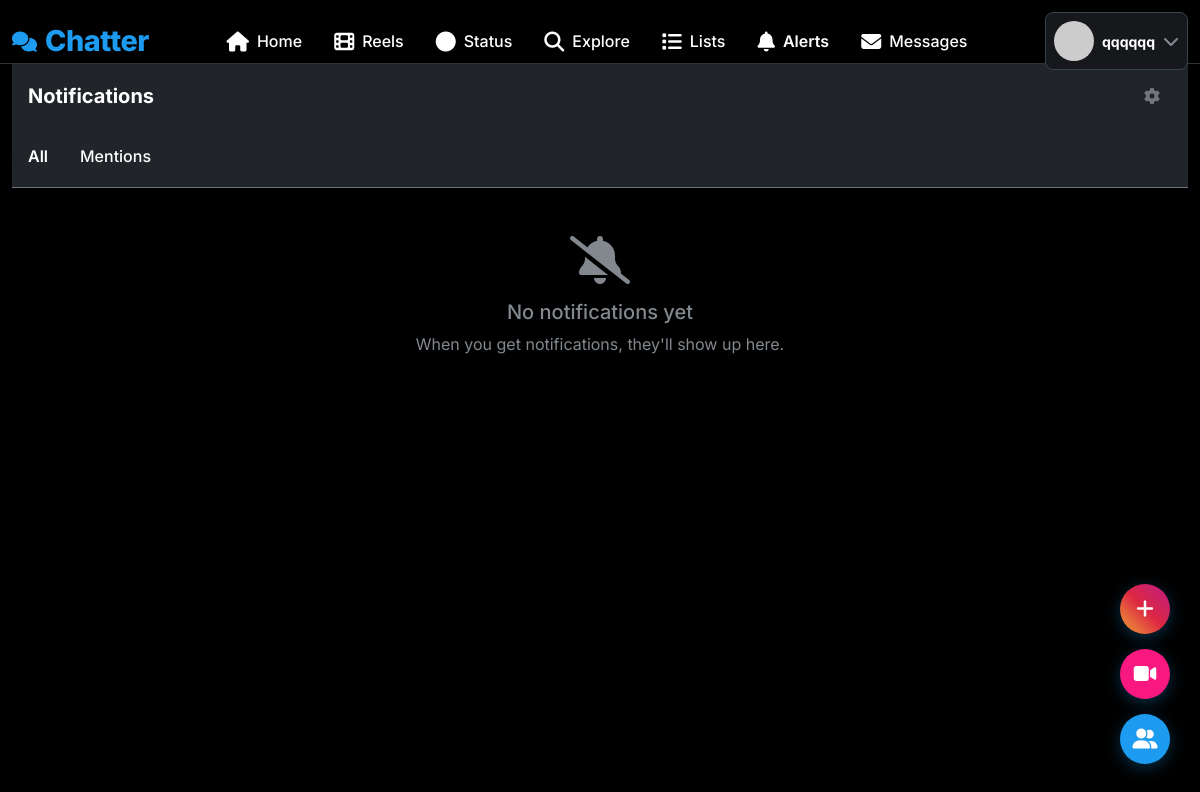
The app's page /notifications (signed in), older data.
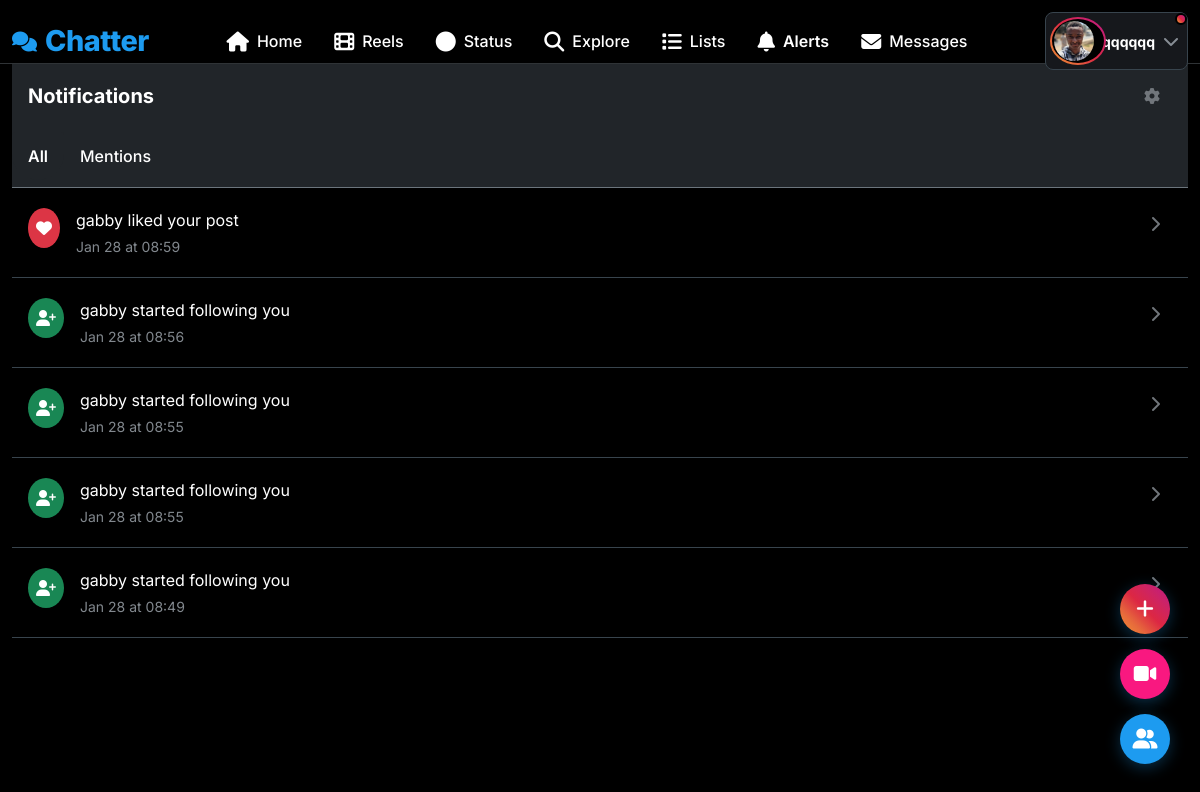
The same page, newer data.
### app.py (models this page shows, shortened)
class User(UserMixin, db.Model):
    id = db.Column(db.Integer, primary_key=True)
    username = db.Column(db.String(80), unique=True, nullable=False, index=True)
    email = db.Column(db.String(120), unique=True, nullable=False, index=True)
    password_hash = db.Column(db.String(200), nullable=False)
    bio = db.Column(db.String(500))
    location = db.Column(db.String(100))
    website = db.Column(db.String(200))
    profile_picture = db.Column(db.String(200), default='default.jpg')
    cover_picture = db.Column(db.String(200), default='default_cover.jpg')
    is_admin = db.Column(db.Boolean, default=False)
    created_at = db.Column(db.DateTime, default=datetime.utcnow)
    is_online = db.Column(db.Boolean, default=False)
    last_seen = db.Column(db.DateTime, default=datetime.utcnow)
    is_verified = db.Column(db.Boolean, default=False)
    posts = db.relationship('Post', backref='author', lazy='dynamic', cascade='all, delete-orphan')
    likes = db.relationship('Like', backref='user', lazy='dynamic', cascade='all, delete-orphan')
    comments = db.relationship('Comment', backref='author', lazy='dynamic', cascade='all, delete-orphan')
    notifications = db.relationship('Notification', backref='user', lazy='dynamic', cascade='all, delete-orphan')
    sent_messages = db.relationship('Message', foreign_keys='Message.sender_id', backref='sender', lazy='dynamic')
    received_messages = db.relationship('Message', foreign_keys='Message.receiver_id', backref='receiver', lazy='dynamic')
    bookmarks = db.relationship('Bookmark', backref='user', lazy='dynamic', cascade='all, delete-orphan')
    reports_made = db.relationship('Report', foreign_keys='Report.reporter_id', backref='reporter', lazy='dynamic')
    reports_received = db.relationship('Report', foreign_keys='Report.reported_id', backref='reported', lazy='dynamic')
    pinned_posts = db.relationship('PinnedPost', backref='user', lazy='dynamic', cascade='all, delete-orphan')
    created_lists = db.relationship('UserList', backref='creator', lazy='dynamic', cascade='all, delete-orphan')
    list_subscriptions = db.relationship('ListSubscriber', backref='subscriber', lazy='dynamic', cascade='all, delete-orphan')
    list_memberships = db.relationship('ListMember', backref='member', lazy='dynamic', cascade='all, delete-orphan')
    reels = db.relationship('Reel', backref='user', lazy='dynamic', cascade='all, delete-orphan')
    reel_likes = db.relationship('ReelLike', backref='liker', lazy='dynamic', cascade='all, delete-orphan')
    reel_comments = db.relationship('ReelComment', backref='author', lazy='dynamic', cascade='all, delete-orphan')
    reel_views = db.relationship('ReelView', backref='viewer', lazy='dynamic', cascade='all, delete-orphan')
    statuses = db.relationship('Status', backref='user', lazy='dynamic', cascade='all, delete-orphan')
    status_views = db.relationship('StatusView', backref='viewer', lazy='dynamic', cascade='all, delete-orphan')
    followed = db.relationship(
        'User', secondary=followers,
        primaryjoin=(followers.c.follower_id == id),
        secondaryjoin=(followers.c.followed_id == id),
        backref=db.backref('followers', lazy='dynamic'), lazy='dynamic')
    blocked = db.relationship(
        'User', secondary=blocked_users,
        primaryjoin=(blocked_users.c.blocker_id == id),
        secondaryjoin=(blocked_users.c.blocked_id == id),
        backref=db.backref('blocked_by', lazy='dynamic'), lazy='dynamic')
    def get_unread_message_count(self):
        return Message.query.filter_by(receiver_id=self.id, is_read=False).count()
    def get_unread_notification_count(self):
        return Notification.query.filter_by(user_id=self.id, is_read=False).count()

class Notification(db.Model):
    id = db.Column(db.Integer, primary_key=True)
    user_id = db.Column(db.Integer, db.ForeignKey('user.id'), nullable=False)
    content = db.Column(db.String(500), nullable=False)
    link = db.Column(db.String(200))
    is_read = db.Column(db.Boolean, default=False)
    created_at = db.Column(db.DateTime, default=datetime.utcnow, index=True)
    notification_type = db.Column(db.String(50))  # like, comment, follow, mention, message

### app.py (the view)
@app.route('/notifications')
@login_required
def notifications():
    page = request.args.get('page', 1, type=int)
    notifs_query = Notification.query.filter_by(
        user_id=current_user.id
    ).order_by(Notification.created_at.desc())
    notifs = notifs_query.paginate(page=page, per_page=20, error_out=False)
    for notif in notifs.items:
        if not notif.is_read:
            notif.is_read = True
    db.session.commit()
    return render_template('notifications.html', notifications=notifs)

### templates/notifications.html (shortened to what this page needs)
{% extends "base.html" %}
{% block content %}
<div class="row">
    <div class="col-12">
        <div class="sticky-top bg-dark pt-3 pb-2 border-bottom border-secondary">
            <div class="d-flex justify-content-between align-items-center px-3">
                <h5 class="fw-bold mb-0">Notifications</h5>
                <button class="btn action-btn">
                    <i class="fas fa-cog"></i>
                </button>
            </div>
            <nav class="nav nav-tabs border-0 mt-3" role="tablist">
                <a class="nav-link active border-0 text-light" href="#">All</a>
                <a class="nav-link border-0 text-light" href="#">Mentions</a>
            </nav>
        </div>
        <div class="notifications-list">
            {% for notification in notifications %}
            <div class="post-card {% if not notification.is_read %}bg-opacity-10 bg-primary{% endif %}">
                <div class="d-flex">
                    <div class="me-3">
                        {% if 'mentioned' in notification.content %}
                        <div class="bg-info rounded-circle p-2">
                            <i class="fas fa-at text-white"></i>
                        </div>
                        {% elif 'liked' in notification.content %}
                        <div class="bg-danger rounded-circle p-2">
                            <i class="fas fa-heart text-white"></i>
                        </div>
                        {% elif 'following' in notification.content %}
                        <div class="bg-success rounded-circle p-2">
                            <i class="fas fa-user-plus text-white"></i>
                        </div>
                        {% elif 'commented' in notification.content %}
                        <div class="bg-warning rounded-circle p-2">
                            <i class="fas fa-comment text-white"></i>
                        </div>
                        {% else %}
                        <div class="bg-primary rounded-circle p-2">
                            <i class="fas fa-bell text-white"></i>
                        </div>
                        {% endif %}
                    </div>
                    <div class="flex-grow-1">
                        <div class="notification-content">
                            {{ notification.content }}
                        </div>
                        <div class="text-muted small mt-1">
                            {{ notification.created_at.strftime('%b %d at %H:%M') }}
                        </div>
                    </div>
                    {% if notification.link %}
                    <div class="ms-3">
                        <a href="{{ notification.link }}" class="btn action-btn">
                            <i class="fas fa-chevron-right"></i>
                        </a>
                    </div>
                    {% endif %}
                </div>
            </div>
            {% else %}
            <div class="text-center py-5">
                <i class="fas fa-bell-slash fa-3x text-muted mb-3"></i>
                <h5 class="text-muted">No notifications yet</h5>
                <p class="text-muted">When you get notifications, they'll show up here.</p>
            </div>
            {% endfor %}
        </div>
    </div>
</div>
{% endblock %}

### templates/base.html (shortened to what this page needs)
<!DOCTYPE html>
<html lang="en" data-bs-theme="dark">
<head>
    <link href="https://cdn.jsdelivr.net/npm/bootstrap@5.3.0/dist/css/bootstrap.min.css" rel="stylesheet">
    <link href="https://cdnjs.cloudflare.com/ajax/libs/font-awesome/6.4.0/css/all.min.css" rel="stylesheet">
</head>
<body>
    <nav class="top-nav">
        <div class="container-fluid">
            <div class="row align-items-center">
                <div class="col">
                    <div class="d-flex align-items-center justify-content-between">
                        <a href="{{ url_for('feed') if current_user.is_authenticated else url_for('login') }}" class="text-decoration-none">
                            <div class="d-flex align-items-center">
                                <i class="fas fa-comments fa-lg me-2" style="color: var(--primary-color);"></i>
                                <span class="logo">Chatter</span>
                            </div>
                        </a>
                        {% if current_user.is_authenticated %}
                        <div class="d-none d-md-flex align-items-center">
                            <a class="nav-link {% if request.endpoint == 'feed' %}active{% endif %}" href="{{ url_for('feed') }}">
                                <i class="fas fa-home fa-lg me-2"></i>
                                <span>Home</span>
                            </a>
                            <a class="nav-link {% if request.endpoint == 'reels_feed' %}active{% endif %}" href="{{ url_for('reels_feed') }}">
                                <i class="fas fa-film fa-lg me-2"></i>
                                <span>Reels</span>
                            </a>
                            <a class="nav-link {% if request.endpoint == 'status_feed' %}active{% endif %}" href="{{ url_for('status_feed') }}">
                                <i class="fas fa-circle fa-lg me-2"></i>
                                <span>Status</span>
                            </a>
                            <a class="nav-link {% if request.endpoint == 'search' %}active{% endif %}" href="{{ url_for('search') }}">
                                <i class="fas fa-search fa-lg me-2"></i>
                                <span>Explore</span>
                            </a>
                            <a class="nav-link {% if request.endpoint == 'lists' %}active{% endif %}" href="{{ url_for('lists') }}">
                                <i class="fas fa-list fa-lg me-2"></i>
                                <span>Lists</span>
                            </a>
                            <a class="nav-link {% if request.endpoint == 'notifications' %}active{% endif %}" href="{{ url_for('notifications') }}">
                                <i class="fas fa-bell fa-lg me-2"></i>
                                <span>Alerts</span>
                            </a>
                            <a class="nav-link {% if request.endpoint == 'messages' %}active{% endif %}" href="{{ url_for('messages') }}">
                                <i class="fas fa-envelope fa-lg me-2"></i>
                                <span>Messages</span>
                            </a>
                        </div>
                        {% endif %}
                        {% if current_user.is_authenticated %}
                        <div class="dropdown">
                            <button class="btn d-flex align-items-center text-decoration-none p-2 rounded-3 {% if current_user and has_active_status(current_user.id) %}has-status-indicator{% endif %}"
                                    style="background: var(--card-color); border: 1px solid var(--border-light); color: var(--text-primary);"
                                    type="button" data-bs-toggle="dropdown">
                                <div class="profile-with-status">
                                    <img src="{{ get_user_avatar_url(current_user) }}"
                                         class="profile-img-with-ring avatar-sm me-2">
                                </div>
                                <span class="fw-bold small">{{ current_user.username }}</span>
                                <i class="fas fa-chevron-down text-muted ms-2"></i>
                            </button>
                        </div>
                        {% else %}
                        <div class="d-flex gap-2">
                            <a href="{{ url_for('login') }}" class="btn btn-outline-primary btn-sm">Login</a>
                            <a href="{{ url_for('signup') }}" class="btn btn-primary btn-sm">Sign Up</a>
                        </div>
                        {% endif %}
                    </div>
                </div>
            </div>
        </div>
    </nav>
    <div class="main-content">
        <div class="container-fluid">
            {% block content %}{% endblock %}
        </div>
    </div>
    {% if current_user.is_authenticated %}
    <div class="bottom-right-widget">
        <button class="widget-btn create-status" onclick="createStatus()" title="Create Status">
            <i class="fas fa-plus"></i>
        </button>
        <button class="widget-btn create-reel" onclick="uploadReel()" title="Upload Reel">
            <i class="fas fa-video"></i>
        </button>
        <button class="widget-btn" onclick="toggleFollowersStatus()" title="Friends' Status">
            <i class="fas fa-user-friends"></i>
        </button>
    </div>
    {% endif %}
    <div id="toast-container" class="toast-container position-fixed top-0 end-0 p-3"></div>
</body>
</html>

Row changes from the older to the newer data that the page shows:
changed User "qqqqqq": profile_picture: picture added
added Notification: content "gabby liked your post", created_at "Jan 28 at 08:59"
added Notification: content "gabby started following you", created_at "Jan 28 at 08:56"
added Notification: content "gabby started following you", created_at "Jan 28 at 08:55"
added Notification: content "gabby started following you", created_at "Jan 28 at 08:55"
added Notification: content "gabby started following you", created_at "Jan 28 at 08:49"
Text that changed along with them:
text no longer shown: "No notifications yet When you get notifications, they'll show up here."
